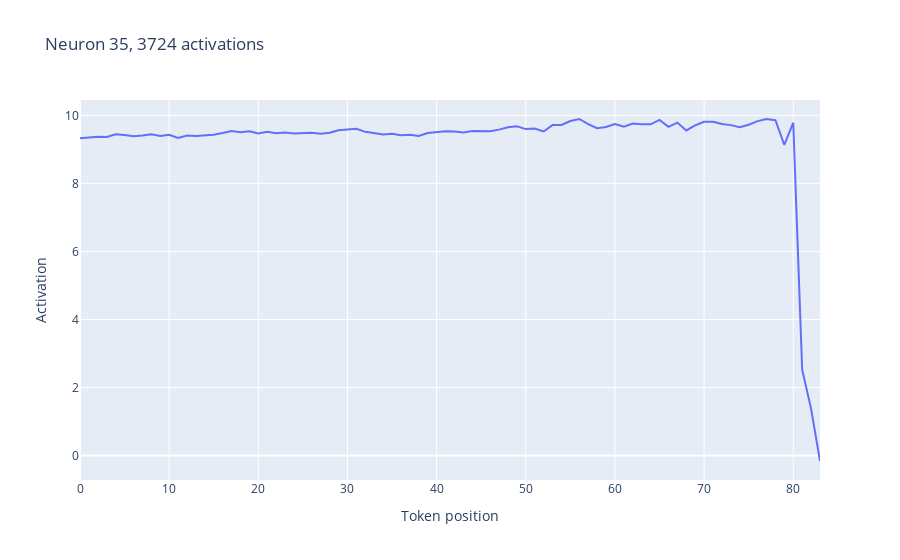

The notebook cell saved with this chart:
### Code cell
cache_numbers = list(reversed([x.item() for x in cache]))
line(cache_numbers, title="Neuron 35, 3724 activations", labels={"y":"Activation", "x":"Token position"})

### Figure 1 — Plotly figure (JSON) as saved in the notebook; plotly's stock layout.template omitted (floating-point values rounded to 4 significant figures)
{"data": [{"hovertemplate": "Token position=%{x}<br>Activation=%{y}<extra></extra>", "legendgroup": "", "line": {"color": "#636efa", "dash": "solid"}, "marker": {"symbol": "circle"}, "mode": "lines", "name": "", "orientation": "v", "showlegend": false, "type": "scatter", "x": [0, 1, 2, 3, 4, 5, 6, 7, 8, 9, 10, 11, 12, 13, 14, 15, 16, 17, 18, 19, 20, 21, 22, 23, 24, 25, 26, 27, 28, 29, 30, 31, 32, 33, 34, 35, 36, 37, 38, 39, 40, 41, 42, 43, 44, 45, 46, 47, 48, 49, 50, 51, 52, 53, 54, 55, 56, 57, 58, 59, 60, 61, 62, 63, 64, 65, 66, 67, 68, 69, 70, 71, 72, 73, 74, 75, 76, 77, 78, 79, 80, 81, 82, 83], "xaxis": "x", "y": [9.326, 9.355, 9.374, 9.363, 9.446, 9.421, 9.387, 9.409, 9.448, 9.394, 9.432, 9.339, 9.41, 9.395, 9.401, 9.428, 9.48, 9.54, 9.502, 9.534, 9.469, 9.522, 9.476, 9.5, 9.468, 9.478, 9.486, 9.457, 9.491, 9.563, 9.587, 9.607, 9.516, 9.472, 9.437, 9.459, 9.413, 9.428, 9.397, 9.48, 9.508, 9.534, 9.528, 9.498, 9.54, 9.533, 9.534, 9.581, 9.648, 9.679, 9.596, 9.615, 9.526, 9.714, 9.717, 9.835, 9.893, 9.74, 9.623, 9.658, 9.748, 9.669, 9.762, 9.74, 9.737, 9.868, 9.663, 9.789, 9.556, 9.706, 9.814, 9.815, 9.746, 9.713, 9.651, 9.726, 9.831, 9.892, 9.857, 9.13, 9.785, 2.525, 1.374, -0.1606], "yaxis": "y"}], "layout": {"legend": {"tracegroupgap": 0}, "title": {"text": "Neuron 35, 3724 activations"}, "xaxis": {"anchor": "y", "domain": [0, 1], "title": {"text": "Token position"}}, "yaxis": {"anchor": "x", "domain": [0, 1], "title": {"text": "Activation"}}}}
